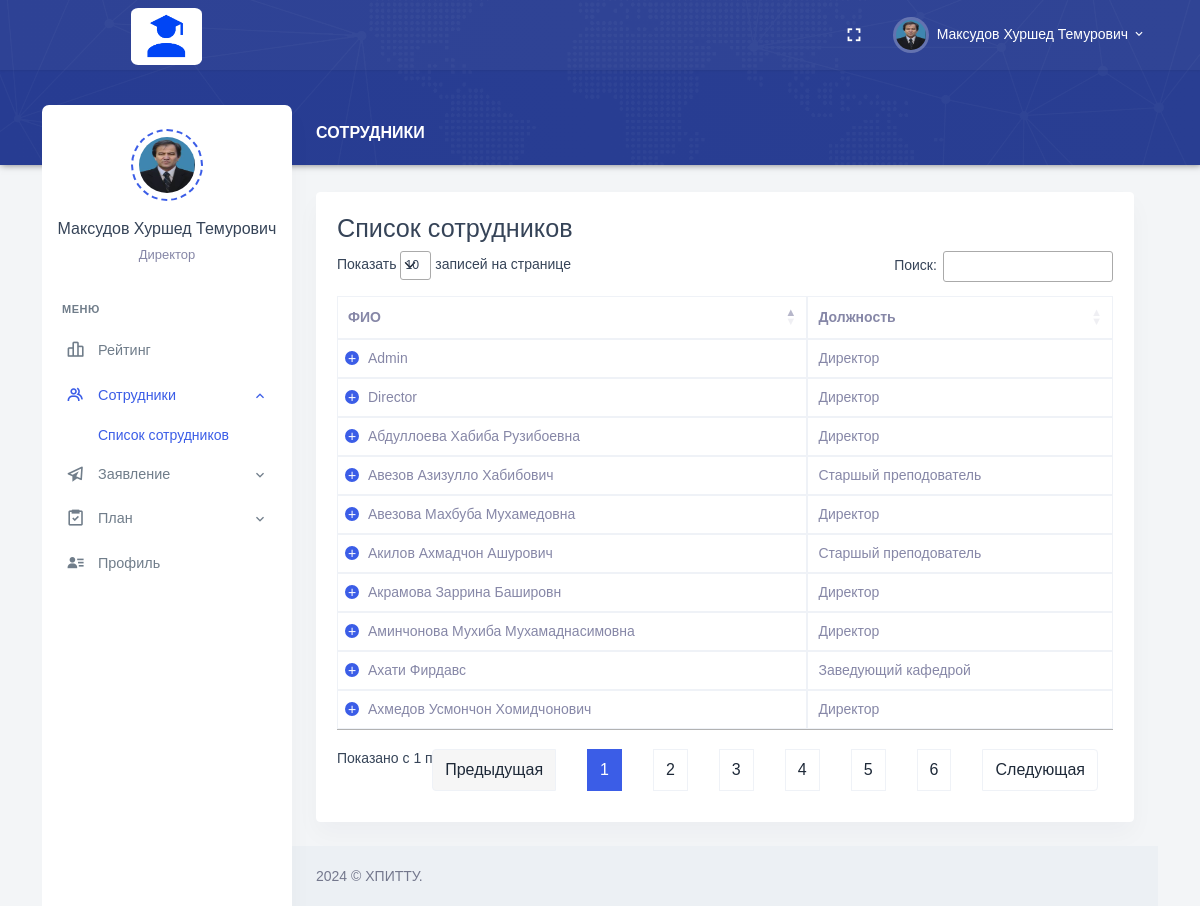
The app's page /Role/Director/dir-employee.php (signed in) with its own data.
### tables this page shows
CREATE TABLE `employees` (
  `Employee_Id` int NOT NULL AUTO_INCREMENT,
  `Full_Name` varchar(255) DEFAULT NULL,
  `Date_of_Birth` date DEFAULT NULL,
  `Place_of_Birth` varchar(255) DEFAULT NULL,
  `Position_Id` int DEFAULT NULL,
  `Degree_Id` int DEFAULT NULL,
  `Faculty_Id` int DEFAULT NULL,
  `Department_Id` int DEFAULT NULL,
  `User_Role_Id` int DEFAULT NULL,
  `Email` varchar(255) DEFAULT NULL,
  `Phone_Number` varchar(20) DEFAULT NULL,
  `Employee_Number` varchar(20) DEFAULT NULL,
  `Date_Added` date DEFAULT NULL,
  `Path_Photo` varchar(255) DEFAULT NULL,
  `Username` varchar(255) DEFAULT NULL,
  `Password` varchar(255) DEFAULT NULL,
  PRIMARY KEY (`Employee_Id`),
  KEY `Degree_Id` (`Degree_Id`),
  KEY `Faculty_Id` (`Faculty_Id`),
  KEY `Department_Id` (`Department_Id`),
  KEY `User_Role_Id` (`User_Role_Id`),
  KEY `employees_ibfk_1` (`Position_Id`),
  CONSTRAINT `employees_ibfk_1` FOREIGN KEY (`Position_Id`) REFERENCES `positions` (`Position_Id`) ON DELETE CASCADE ON UPDATE CASCADE,
  CONSTRAINT `employees_ibfk_2` FOREIGN KEY (`Degree_Id`) REFERENCES `degrees` (`Degree_Id`) ON DELETE CASCADE ON UPDATE CASCADE,
  CONSTRAINT `employees_ibfk_3` FOREIGN KEY (`Faculty_Id`) REFERENCES `faculties` (`Faculty_Id`) ON DELETE CASCADE ON UPDATE CASCADE,
  CONSTRAINT `employees_ibfk_4` FOREIGN KEY (`Department_Id`) REFERENCES `departments` (`Department_Id`) ON DELETE CASCADE ON UPDATE CASCADE,
  CONSTRAINT `employees_ibfk_5` FOREIGN KEY (`User_Role_Id`) REFERENCES `user_roles` (`User_Role_Id`) ON DELETE CASCADE ON UPDATE CASCADE
);

CREATE TABLE `positions` (
  `Position_Id` int NOT NULL,
  `Position_Name` varchar(255) DEFAULT NULL,
  PRIMARY KEY (`Position_Id`)
);

### Role/Director/dir-employee.php (the view, shortened to what this page needs)
<?php
require_once "header.php";
?>
<div class="main-content">
    <div class="page-content">
        <div class="row">
            <div class="col-12">
                <div class="page-title-box d-flex align-items-center justify-content-between">
                    <h4 class="page-title mb-0 font-size-18">Сотрудники</h4>
                </div>
            </div>
        </div>
        <link rel="stylesheet" type="text/css" href="https://cdn.datatables.net/1.11.6/css/jquery.dataTables.css">
        <div class="row">
            <div class="col-12">
                <div class="card">
                    <div class="card-body">
                        <h3>Список сотрудников</h3>
                        <table id="datatable" class="table table-bordered dt-responsive nowrap"
                            style="border-collapse: collapse; border-spacing: 0; width: 100%;">
                            <thead>
                                <tr>
                                    <th>ФИО</th>
                                    <th>Должность</th>
                                </tr>
                            </thead>
                            <tbody>
                                <?php
                                        include_once 'conn.php';
                                        $sql = "select e.Full_Name as FullName, ur.Position_Name as Position_Name, d.Degree_Name as DegreeName, f.Faculty_Name as FacultyName, dep.Department_Name as DepartmentName, e.Email, e.Phone_Number as PhoneNumber, e.Employee_Number EmployeeNumber, e.Date_of_Birth as DateofBirth, e.Place_of_Birth as PlaceofBirth from employees e left join positions ur on e.Position_Id = ur.Position_Id left join degrees d on e.Degree_Id = d.Degree_Id left join faculties f on e.Faculty_Id = f.Faculty_Id left join departments dep on e.Department_Id = dep.Department_Id;";
                                        $result = $conn->query($sql);
                                        if ($result->num_rows > 0) {
                                            while ($row = $result->fetch_assoc()) {
                                                echo "<tr>".
                                                        "<td>".$row["FullName"]."</td>".
                                                        "<td>".$row["Position_Name"]."</td>".
                                                        "<td>".$row["DegreeName"]."</td>".
                                                        "<td>".$row["FacultyName"]."</td>".
                                                        "<td>".$row["DepartmentName"]."</td>".
                                                        "<td>".$row["Email"]."</td>".
                                                        "<td>".$row["PhoneNumber"]."</td>".
                                                        "<td>".$row["EmployeeNumber"]."</td>".
                                                        "<td>".$row["DateofBirth"]."</td>".
                                                        "<td>".$row["PlaceofBirth"]."</td>".
                                                    "</tr>";
                                            }
                                        }
                                        ?>
                            </tbody>
                        </table>
                    </div>
                </div>
            </div>
        </div>
        <?php
require_once "footer.php";
?>

### Role/Director/header.php (shortened to what this page needs)
<?php
    require_once "conn.php";
    $sql_command = "SELECT e.*, p.Position_Name, e.Path_Photo
    FROM employees e
    INNER JOIN positions p ON e.Position_Id = p.Position_Id
    WHERE e.Username = '{$_SESSION['Username']}'";
$result = mysqli_query($conn, $sql_command);
if (mysqli_num_rows($result) > 0) {
while ($rows = mysqli_fetch_assoc($result)) {
$Full_Name = ucwords($rows["Full_Name"]);
$Position_Name = $rows["Position_Name"];
$Path_Photo = $rows["Path_Photo"];
}
}
?>
<!doctype html>
<html lang="en">
<head>
    <link href="/assets/css/bootstrap.min.css" id="bootstrap-style" rel="stylesheet" type="text/css" />
    <link href="/assets/css/app.min.css" id="app-style" rel="stylesheet" type="text/css" />
    <link href="/assets/libs/datatables.net-bs4/css/dataTables.bootstrap4.min.css" rel="stylesheet" type="text/css" />
    <link href="/assets/libs/datatables.net-buttons-bs4/css/buttons.bootstrap4.min.css" rel="stylesheet"
        type="text/css" />
    <link href="/assets/libs/datatables.net-responsive-bs4/css/responsive.bootstrap4.min.css" rel="stylesheet"
        type="text/css" />
    <link href="/assets/css/icons.min.css" rel="stylesheet" type="text/css" />
</head>
<body data-layout="detached" data-topbar="colored">
<div class="container-fluid">
        <div id="layout-wrapper">
            <header id="page-topbar">
                <div class="navbar-header">
                    <div class="container-fluid">
                        <div class="float-end">
                            <div class="dropdown d-none d-lg-inline-block ms-1">
                                <button type="button" class="btn header-item noti-icon waves-effect"
                                    data-toggle="fullscreen">
                                    <i class="mdi mdi-fullscreen"></i>
                                </button>
                            </div>
                            <div class="dropdown d-inline-block">
                                <button type="button" class="btn header-item waves-effect"
                                    id="page-header-user-dropdown" data-bs-toggle="dropdown" aria-haspopup="true"
                                    aria-expanded="false">
                                    <img class="rounded-circle header-profile-user"
                                        src="../Personal/upload/<?php if(!empty($Path_Photo)){ echo $Path_Photo; }else{ echo "1.jpg"; } ?>" alt="Header Avatar">
                                    <span class="d-none d-xl-inline-block ms-1"><?php echo $Full_Name; ?></span>
                                    <i class="mdi mdi-chevron-down d-none d-xl-inline-block"></i>
                                </button>
                            </div>
                        </div>
                        <div>
                            <div class="navbar-brand-box">
                                <a href="index.php" class="logo logo-light" style="margin-left: 65px;">
                                    <span class="logo-lg">
                                        <img src="/assets/images/LogoEX.png" alt="" height="57"
                                            style="border-radius: 10%;">
                                    </span>
                                </a>
                            </div>
                        </div>
                    </div>
            </header>
            <div class="vertical-menu">
                <div class="h-100">
                    <div class="user-wid text-center py-4">
                        <div class="user-img">
                            <img src="../Personal/upload/<?php if(!empty($Path_Photo)){ echo $Path_Photo; }else{ echo "1.jpg"; } ?>" alt=""
                                class="avatar-md mx-auto rounded-circle">
                        </div>
                        <div class="mt-3">
                            <a href="#" class="text-reset fw-medium font-size-16"><?php echo $Full_Name; ?></a>
                            <p class="text-muted mt-1 mb-0 font-size-13"><?php echo $Position_Name; ?></p>
                        </div>
                    </div>
                    <div id="sidebar-menu">
                        <ul class="metismenu list-unstyled" id="side-menu">
                            <li class="menu-title">Меню</li>
                            <li>
                                <a href="index.php" class="waves-effect">
                                    <i class="bx bx-bar-chart-alt-2"></i>
                                    <span>Рейтинг</span>
                                </a>
                            </li>
                            <li>
                                <a href="javascript: void(0);" class="has-arrow waves-effect">
                                    <i class="bx bx-group"></i>
                                    <span>Сотрудники</span>
                                </a>
                                <ul class="sub-menu" aria-expanded="false">
                                    <li><a href="dir-employee.php">Список сотрудников</a></li>
                                </ul>
                            </li>
                            <li>
                                <a href="javascript: void(0);" class="has-arrow waves-effect">
                                    <i class="bx bx-paper-plane"></i>
                                    <span>Заявление</span>
                                </a>
                            </li>
                            <li>
                                <a href="javascript: void(0);" class="has-arrow waves-effect">
                                    <i class="bx bx-task"></i>
                                    <span>План</span>
                                </a>
                            </li>
                            <li>
                                <a href="profile.php" class="waves-effect">
                                    <i class="bx bxs-user-detail"></i>
                                    <span>Профиль</span>
                                </a>
                            </li>
                    </div>
                </div>
            </div>

### records on screen
employees: Path_Photo (picture), Full_Name "Максудов Хуршед Темурович", Position_Id.Position_Name "Директор"
employees: Full_Name "Акилов Ахмадчон Ашурович", Position_Id.Position_Name "Старшый преподователь"
employees: Full_Name "Авезов Азизулло Хабибович", Position_Id.Position_Name "Старшый преподователь"
employees: Full_Name "Авезова Махбуба Мухамедовна", Position_Id.Position_Name "Директор"
employees: Full_Name "Ахмедов Усмончон Хомидчонович", Position_Id.Position_Name "Директор"
employees: Full_Name "Акрамова Заррина Башировн", Position_Id.Position_Name "Директор"
employees: Full_Name "Аминчонова Мухиба Мухамаднасимовна", Position_Id.Position_Name "Директор"
employees: Full_Name "Абдуллоева Хабиба Рузибоевна", Position_Id.Position_Name "Директор"
employees: Full_Name "Ахати Фирдавс", Position_Id.Position_Name "Заведующий кафедрой"
employees: Full_Name "Admin", Position_Id.Position_Name "Директор"
employees: Full_Name "Director", Position_Id.Position_Name "Директор"
